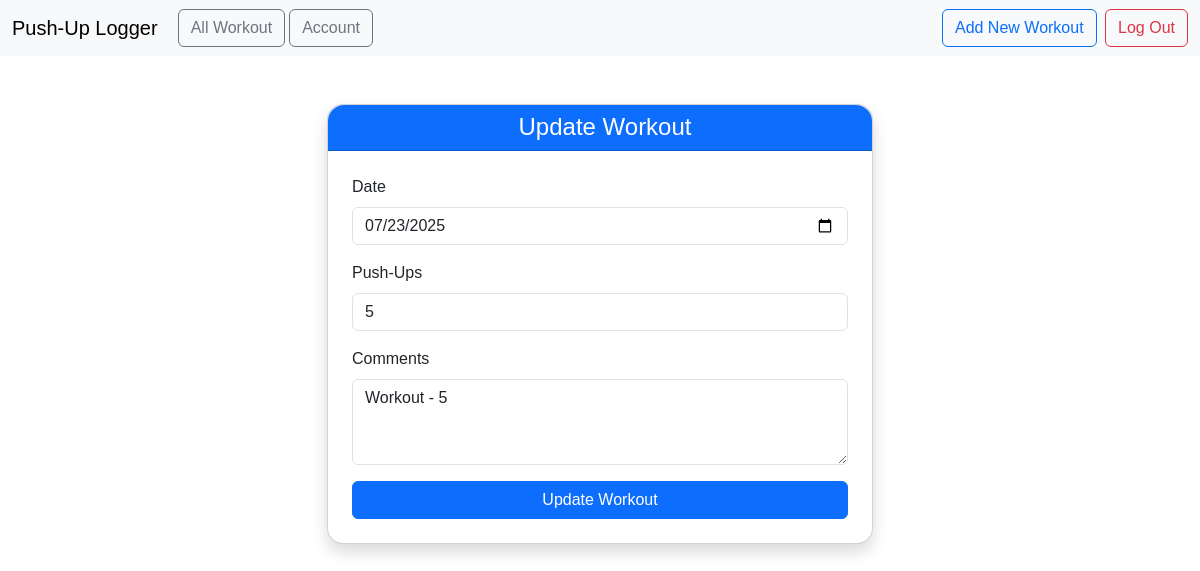
The page /workout/update/5 (signed in) on the database its author committed.
### app/models.py (models this page shows)
class Workout(db.Model):
  id = db.Column(db.Integer, primary_key=True)
  user_id = db.Column(db.Integer, db.ForeignKey('user.id'), nullable=False)
  date = db.Column(db.DateTime, nullable=False)
  pushups = db.Column(db.Integer, nullable=False)
  comments = db.Column(db.String(200), nullable=True)
  user = db.relationship('User', backref=db.backref('workouts', lazy=True))

### app/main.py (the view)
@main.route('/workout/update/<int:workout_id>')
@login_required
def update_workout(workout_id):
  workout = Workout.query.get_or_404(workout_id)
  return render_template('update_workout.html', workout=workout)

### app/__init__.py (called while the page is built)
def create_app():
  app = Flask(__name__)
  app.config['SECRET_KEY'] = 'secret-key-goes-here'
  app.config['SQLALCHEMY_DATABASE_URI'] = 'sqlite:///sqlite.db'
  db.init_app(app)
  login_manager = LoginManager()
  login_manager.init_app(app)
  login_manager.login_view = 'auth.login'
  from app.models import User
  @login_manager.user_loader
  def load_user(user_id):
    return User.query.get(int(user_id))
  from .main import main as main_blueprint
  from .auth import auth as auth_blueprint
  app.register_blueprint(main_blueprint)
  app.register_blueprint(auth_blueprint)
  with app.app_context():
    db.create_all()  # Create database tables
  return app

### app/templates/update_workout.html (shortened to what this page needs)
{% extends 'base.html' %}
{% block head %}
{{ super() }}
<link rel="stylesheet" href="{{ url_for('static', filename='extended_beauty.css') }}">
{% endblock %}
{% block content %}
<div class="container mt-5">
  <div class="row justify-content-center">
    <div class="col-md-6">
      <div class="card shadow rounded-4">
        <div class="card-header bg-primary text-white text-center rounded-top-4">
          <h4 class="mb-0">Update Workout</h4>
        </div>
        <div class="card-body p-4">
          <form method="POST" action="{{ url_for('main.update_workout_post', workout_id=workout.id) }}">
            <div class="mb-3">
              <label for="date" class="form-label">Date</label>
              <input type="date" class="form-control" id="date" name="date"
                value="{{ workout.date.strftime('%Y-%m-%d') }}" required>
            </div>
            <div class="mb-3">
              <label for="pushups" class="form-label">Push-Ups</label>
              <input type="number" class="form-control" id="pushups" name="pushups" required min="1"
                value="{{ workout.pushups }}">
            </div>
            <div class="mb-3">
              <label for="comments" class="form-label">Comments</label>
              <textarea class="form-control" id="comments" name="comments" rows="3"
                placeholder="Any notes or observations...">{{ workout.comments }}</textarea>
            </div>
            <div class="d-grid">
              <button type="submit" class="btn btn-primary">Update Workout</button>
            </div>
          </form>
        </div>
      </div>
    </div>
  </div>
</div>
{% endblock %}

### app/static/beauty.css (style rules this page uses)
* { font-family: "Arvo", sans-serif; }

### app/static/extended_beauty.css (style rules this page uses)
h1, h2, h4, p { font-family: "Arvo", sans-serif; margin-left: 10px; }

### rows shown on the page
Workout: date "07/23/2025", pushups "5", comments "Workout - 5"
